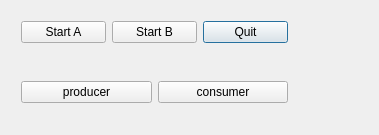
<?xml version="1.0" encoding="UTF-8"?>
<ui version="4.0">
 <class>ThreadsDialogClass</class>
 <widget class="QDialog" name="ThreadsDialogClass">
  <property name="geometry">
   <rect>
    <x>0</x>
    <y>0</y>
    <width>379</width>
    <height>135</height>
   </rect>
  </property>
  <property name="windowTitle">
   <string>Threads</string>
  </property>
  <widget class="QWidget" name="">
   <property name="geometry">
    <rect>
     <x>10</x>
     <y>10</y>
     <width>289</width>
     <height>104</height>
    </rect>
   </property>
   <layout class="QHBoxLayout" name="horizontalLayout_3">
    <item>
     <layout class="QVBoxLayout" name="verticalLayout">
      <item>
       <layout class="QHBoxLayout" name="horizontalLayout">
        <item>
         <widget class="QPushButton" name="threadAButton">
          <property name="text">
           <string>Start A</string>
          </property>
         </widget>
        </item>
        <item>
         <widget class="QPushButton" name="threadBButton">
          <property name="text">
           <string>Start B</string>
          </property>
         </widget>
        </item>
        <item>
         <widget class="QPushButton" name="quitButton">
          <property name="text">
           <string>Quit</string>
          </property>
          <property name="default">
           <bool>true</bool>
          </property>
         </widget>
        </item>
       </layout>
      </item>
      <item>
       <spacer name="verticalSpacer">
        <property name="orientation">
         <enum>Qt::Vertical</enum>
        </property>
        <property name="sizeHint" stdset="0">
         <size>
          <width>17</width>
          <height>38</height>
         </size>
        </property>
       </spacer>
      </item>
      <item>
       <layout class="QHBoxLayout" name="horizontalLayout_2">
        <item>
         <widget class="QPushButton" name="producerButton">
          <property name="text">
           <string>producer</string>
          </property>
         </widget>
        </item>
        <item>
         <widget class="QPushButton" name="consumerButton">
          <property name="text">
           <string>consumer</string>
          </property>
         </widget>
        </item>
       </layout>
      </item>
     </layout>
    </item>
   </layout>
  </widget>
 </widget>
 <layoutdefault spacing="6" margin="11"/>
 <resources>
  <include location="threads.qrc"/>
 </resources>
 <connections>
  <connection>
   <sender>quitButton</sender>
   <signal>clicked()</signal>
   <receiver>ThreadsDialogClass</receiver>
   <slot>close()</slot>
   <hints>
    <hint type="sourcelabel">
     <x>234</x>
     <y>56</y>
    </hint>
    <hint type="destinationlabel">
     <x>275</x>
     <y>81</y>
    </hint>
   </hints>
  </connection>
 </connections>
</ui>
